Frame 1 (no input): blank canvas, image omitted
Frame 60 (the mouse pressed at the canvas centre just before this capture): blank canvas, image omitted
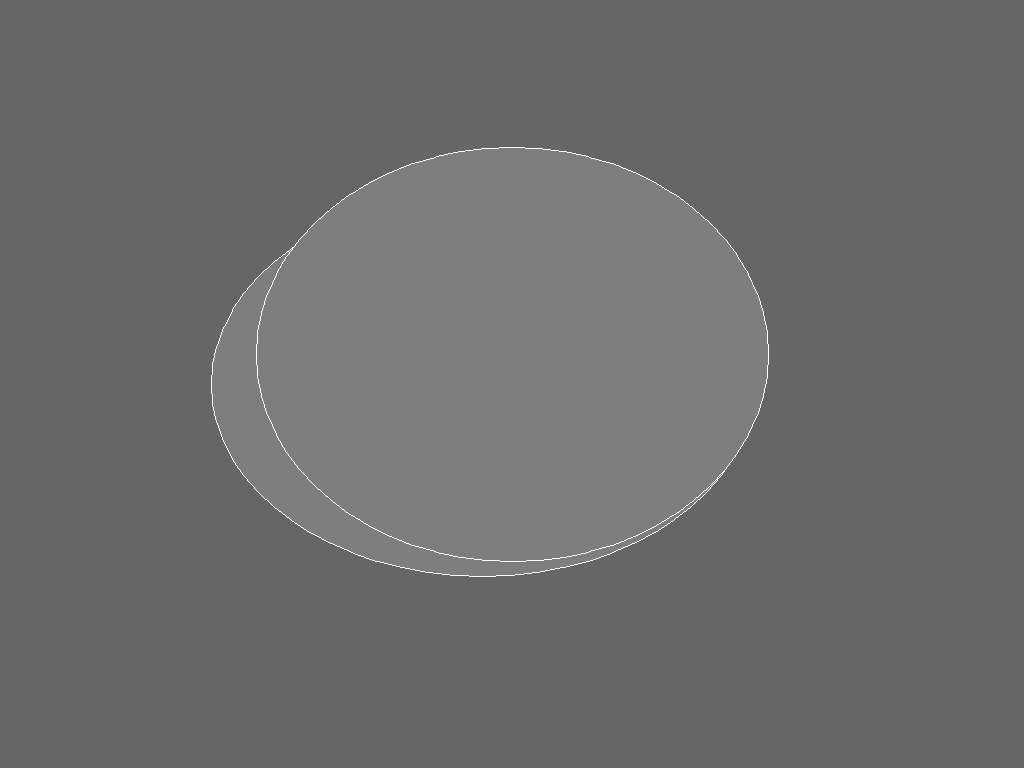
Frame 120 (the mouse held since frame 60 and released just before this capture)

The Processing sketch whose frames 1 and 60 were blank and that drew this single picture after the mouse press (run headless with seeded random() and noise(); from frame 60 on, the mouse is pressed at the canvas centre):

// Processing sketch: procesng1
// ── procesng1.pde
void setup() {
  size(1024, 768);
  noSmooth();
  fill(126);
  background(102);
}

void draw() {
  if (mousePressed) {
    stroke(255);
  } else {
    stroke(0);
  }
  ellipse(mouseX-30, mouseY, mouseX+30, mouseY);
  ellipse(mouseX, mouseY-30, mouseX, mouseY+30); 
}
